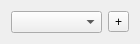
<?xml version="1.0" encoding="UTF-8"?>
<ui version="4.0">
 <class>NewShaderPassTabHeader</class>
 <widget class="QWidget" name="NewShaderPassTabHeader">
  <property name="geometry">
   <rect>
    <x>0</x>
    <y>0</y>
    <width>140</width>
    <height>44</height>
   </rect>
  </property>
  <property name="windowTitle">
   <string>Form</string>
  </property>
  <layout class="QGridLayout" name="gridLayout">
   <item row="0" column="0">
    <widget class="QComboBox" name="type"/>
   </item>
   <item row="0" column="1">
    <widget class="QToolButton" name="add">
     <property name="text">
      <string>+</string>
     </property>
    </widget>
   </item>
  </layout>
 </widget>
 <resources/>
 <connections/>
</ui>
